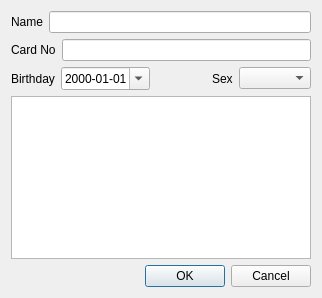
<?xml version="1.0" encoding="UTF-8"?>
<ui version="4.0">
 <class>Settings</class>
 <widget class="QDialog" name="Settings">
  <property name="geometry">
   <rect>
    <x>0</x>
    <y>0</y>
    <width>322</width>
    <height>298</height>
   </rect>
  </property>
  <property name="windowTitle">
   <string>Under investigation add</string>
  </property>
  <property name="windowIcon">
   <iconset>
    <normaloff>:/png/add.png</normaloff>:/png/add.png</iconset>
  </property>
  <property name="modal">
   <bool>true</bool>
  </property>
  <layout class="QVBoxLayout" name="verticalLayout">
   <item>
    <layout class="QHBoxLayout" name="horizontalLayout">
     <item>
      <widget class="QLabel" name="label">
       <property name="text">
        <string>Name</string>
       </property>
      </widget>
     </item>
     <item>
      <widget class="QLineEdit" name="leName"/>
     </item>
    </layout>
   </item>
   <item>
    <layout class="QHBoxLayout" name="horizontalLayout_2">
     <item>
      <widget class="QLabel" name="label_2">
       <property name="text">
        <string>Card No</string>
       </property>
      </widget>
     </item>
     <item>
      <widget class="QLineEdit" name="leNo"/>
     </item>
    </layout>
   </item>
   <item>
    <layout class="QHBoxLayout" name="horizontalLayout_3">
     <item>
      <widget class="QLabel" name="label_3">
       <property name="text">
        <string>Birthday</string>
       </property>
      </widget>
     </item>
     <item>
      <widget class="QDateEdit" name="deBD">
       <property name="displayFormat">
        <string>yyyy-MM-dd</string>
       </property>
       <property name="calendarPopup">
        <bool>true</bool>
       </property>
      </widget>
     </item>
     <item>
      <spacer name="horizontalSpacer_2">
       <property name="orientation">
        <enum>Qt::Horizontal</enum>
       </property>
       <property name="sizeHint" stdset="0">
        <size>
         <width>40</width>
         <height>20</height>
        </size>
       </property>
      </spacer>
     </item>
     <item>
      <widget class="QLabel" name="label_4">
       <property name="text">
        <string>Sex</string>
       </property>
      </widget>
     </item>
     <item>
      <widget class="QComboBox" name="cbSex">
       <property name="currentIndex">
        <number>-1</number>
       </property>
      </widget>
     </item>
    </layout>
   </item>
   <item>
    <widget class="QTextEdit" name="teInfo"/>
   </item>
   <item>
    <layout class="QHBoxLayout" name="horizontalLayout_4">
     <item>
      <spacer name="horizontalSpacer">
       <property name="orientation">
        <enum>Qt::Horizontal</enum>
       </property>
       <property name="sizeHint" stdset="0">
        <size>
         <width>40</width>
         <height>20</height>
        </size>
       </property>
      </spacer>
     </item>
     <item>
      <widget class="QPushButton" name="pbOK">
       <property name="text">
        <string>OK</string>
       </property>
      </widget>
     </item>
     <item>
      <widget class="QPushButton" name="pbCancel">
       <property name="text">
        <string>Cancel</string>
       </property>
      </widget>
     </item>
    </layout>
   </item>
  </layout>
 </widget>
 <resources/>
 <connections/>
</ui>
